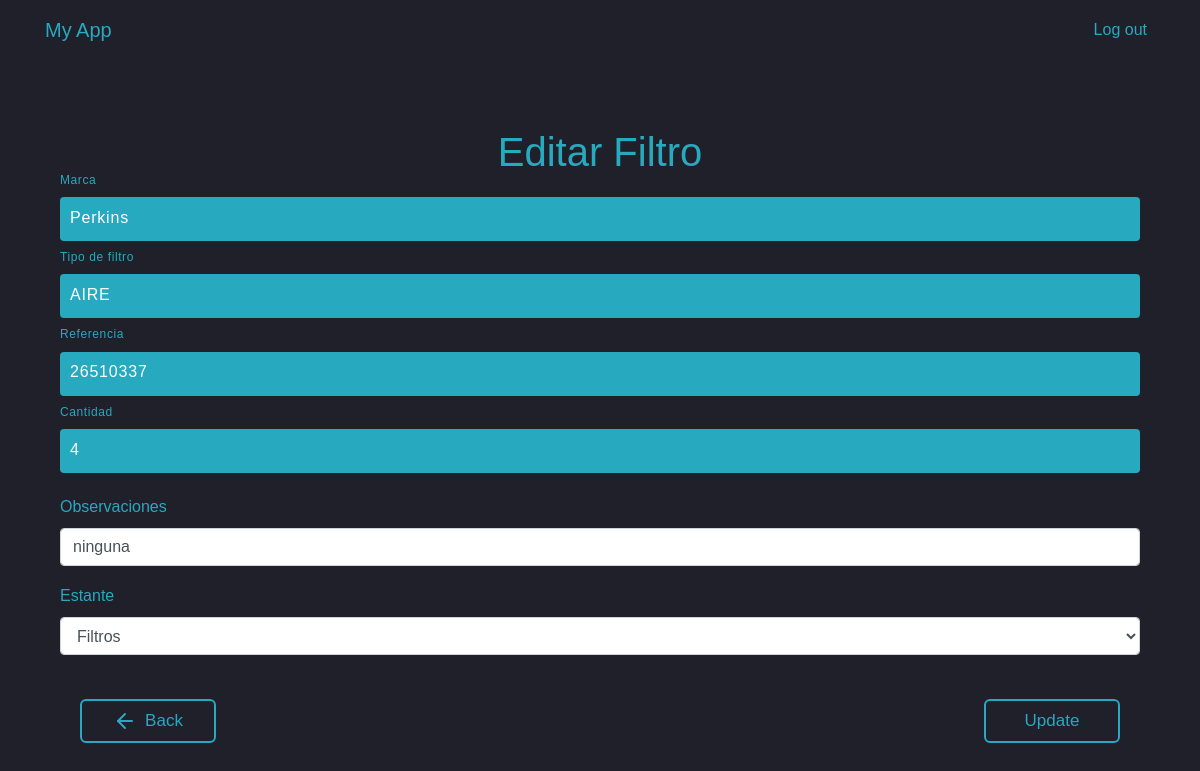
Screenshot of /filtros/edit/1 (signed in) with the database file from the repository.
### app/models/filtros.py (models this page shows)
class Filtros(db.Model):
    __tablename__ = 'filtro'
    id = db.Column(db.Integer, primary_key=True)
    marca = db.Column(db.String(100), nullable=False)
    tipo_de_filtro = db.Column(db.String(100), nullable=False)
    referencia = db.Column(db.String(100), nullable=False)
    cantidad = db.Column(db.Integer, nullable=False, default=1)
    observacion = db.Column(db.String(100))
    estante_id = db.Column(db.Integer, db.ForeignKey('estante.id_estante'), nullable=False)
    estante = db.relationship('Estantes', back_populates='filtros')

### app/models/estante.py (models this page shows)
class Estantes(db.Model):
    __tablename__ = 'estante'
    id_estante = db.Column(db.Integer, primary_key=True)
    descripcion_producto = db.Column(db.String(100), nullable=False)
    nombre = db.Column(db.String(100), nullable=False)
    aceites = db.relationship('Aceites', back_populates='estante')
    herramientas_electricas = db.relationship('HerramientasElectricas', back_populates='estante')
    herramientas_inalambricas = db.relationship('HerramientasInalambricas', back_populates='estante')
    respels = db.relationship('Respels', back_populates='estante')
    baja_tension = db.relationship('BajaTension', back_populates='estante')
    equipos_media_tension = db.relationship('EquiposMediaTension', back_populates='estante')
    filtros = db.relationship('Filtros', back_populates='estante')
    sistema_pt = db.relationship('SistemaPT', back_populates='estante')
    equipos_altura = db.relationship('EquiposAltura', back_populates='estante')
    equipos_rescate = db.relationship('EquiposRescate', back_populates='estante')

### app/routes/filtros_routes.py (the view, shortened to what this page needs)
@bp.route('/filtros/edit/<int:id>', methods=['GET', 'POST'])
@login_required
def edit_filtros(id):
    filtros = Filtros.query.get_or_404(id)
    estantes = Estantes.query.all()
    return render_template('filtros/edit.html', filtros=filtros, estantes=estantes)

### app/templates/filtros/edit.html (shortened to what this page needs)
{% extends "base.html" %}
{% block content %}
<body>
    <div class="section">
        <div class="container mt-5">
            <h1>
                <center>Editar Filtro</center>
            </h1>
            <form method="POST" action="{{ url_for('filtros.edit_filtros', id=filtros.id) }}">
                <div class="inputbox">
                    <input type="text" name="marca" id="marca" value="{{ filtros.marca }}" required>
                    <span>Marca</span>
                    <i></i>
                </div>
                <div class="inputbox">
                    <input type="text" name="tipo_de_filtro" id="tipo_de_filtro" value="{{ filtros.tipo_de_filtro }}"
                        required>
                    <span>Tipo de filtro</span>
                    <i></i>
                </div>
                <div class="inputbox">
                    <input type="text" name="referencia" id="referencia" value="{{ filtros.referencia }}" required>
                    <span>Referencia</span>
                    <i></i>
                </div>
                <div class="inputbox">
                    <input type="number" name="cantidad" id="cantidad" value="{{ filtros.cantidad }}" min="1" required>
                    <span>Cantidad</span>
                    <i></i>
                </div>
                <div class="form-group mt-2">
                    <label for="observacion">Observaciones</label>
                    <input type="text" name="observacion" id="observacion" value="{{ filtros.observacion }}"
                        class="form-control">
                </div>
                <div class="form-group mt-2">
                    <label for="estante_id">Estante</label>
                    <select id="estante_id" name="estante_id" required class="form-control">
                        {% for estante in estantes %}
                        <option value="{{ estante.id_estante }}" {% if estante.id_estante==filtros.estante_id
                            %}selected{% endif %}>{{ estante.nombre }}</option>
                        {% endfor %}
                    </select>
                </div>
                <div class="d-flex justify-content-between mt-4">
                    <a class="btn-back" onclick="window.history.back();">
                        <svg xmlns="http://www.w3.org/2000/svg" width="24" height="24" viewBox="0 0 24 24" fill="none"
                            stroke="currentColor" stroke-width="2" stroke-linecap="round" stroke-linejoin="round"
                            class="feather feather-arrow-left">
                            <line x1="19" y1="12" x2="5" y2="12"></line>
                            <polyline points="12 19 5 12 12 5"></polyline>
                        </svg>
                        Back
                    </a>
                    <button type="submit" class="btn-add">Update</button>
                </div>
            </form>
        </div>
    </div>
</body>
{% endblock %}

### app/templates/base.html (style rules this page uses)
:root { --primary: #27a9c0; --background: #1f2029; }
body { background-color: var(--background); color: var(--primary); font-family: 'Arial', sans-serif; }

### app/templates/filtros/edit.html (style rules this page uses)
body { font-family: 'Poppins', sans-serif; font-weight: 300; line-height: 1.7; color: #27a9c0; background-color: #1f2029; }
.inputbox { position: relative; width: 100%; margin-bottom: 20px; }
.inputbox input, .inputbox select, .inputbox textarea { position: relative; width: 100%; padding: 20px 10px 10px; background: transparent; outline: none; box-shadow: none; border: none; color: #ffffff; font-size: 1em; letter-spacing: 0.05em; transition: 0.5s; z-index: 10; }
.inputbox span { position: absolute; left: 0; padding: 20px 10px 10px; font-size: 1em; color: #8f8f8f; letter-spacing: 0.05em; transition: 0.5s; pointer-events: none; }
.inputbox input:valid~span, .inputbox input:focus~span, .inputbox textarea:valid~span, .inputbox textarea:focus~span, .inputbox select:focus~span { color: #27a9c0; transform: translateX(-10px) translateY(-34px); font-size: 0.75em; }
.inputbox i { position: absolute; left: 0; bottom: 0; width: 100%; height: 2px; background: #27a9c0; border-radius: 4px; transition: 0.5s; pointer-events: none; z-index: 9; }
.inputbox input:valid~i, .inputbox input:focus~i, .inputbox textarea:valid~i, .inputbox textarea:focus~i, .inputbox select:focus~i { height: 44px; }
.btn-add, .btn-back { --color: #27a9c0; font-family: inherit; display: inline-flex; align-items: center; justify-content: center; width: 8em; height: 2.6em; line-height: 2.5em; margin: 20px; position: relative; cursor: pointer; overflow: hidden; border: 2px solid var(--color); transition: color 0.5s; z-index: 1; font-size: 17px; border-radius: 6px; font-weight: 500; color: var(--color); background-color: transparent; text-decoration: none; }
.btn-add:before, .btn-back:before { content: ""; position: absolute; z-index: -1; background: var(--color); height: 150px; width: 200px; border-radius: 50%; top: 100%; left: 100%; transition: all 0.7s; }
.btn-back svg { margin-right: 8px; }

### rows the page displays
Filtros: marca "Perkins", tipo_de_filtro "AIRE", referencia "26510337", cantidad "4", observacion "ninguna", estante_id "Filtros"
